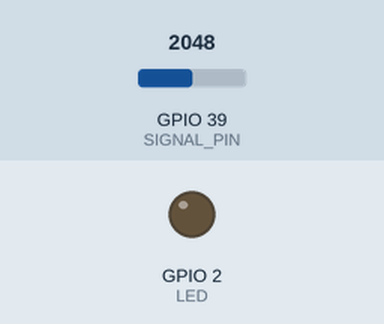
Simulated run of this program. Board: ESP32. Shown: output pins drawn as LEDs (lit = HIGH). The inputs (shaded band) are chosen by the test bench; at power-on: GPIO 39 (SIGNAL_PIN) = 2048. WiFi joins after 1.5 s; servers stay silent unless stated; web services answer with replies made up by the test bench; what the program prints to the serial monitor is not drawn.

Above: at 1.1 s.
At 2.1 s:
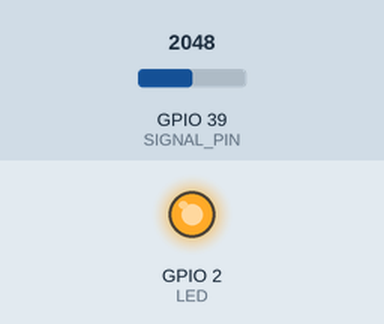
Timing chart, 0 to 3.8 s (numbered marks = the images above):
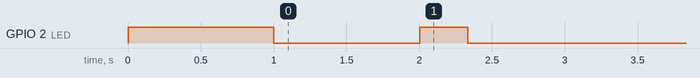

The program:

main.cpp
```cpp
#include <Arduino.h>
#include <WiFi.h>
#include <HTTPClient.h>

using namespace std;

#define SIGNAL_PIN 39
#define LED 2
#define ALERT_THRESHOLD 220
#define ALERT_COOLDOWN 300

const char* ssid = "NETGEAR28";
const char* password =  "rockycartoon433";
// const char* ssid = "TelstraFAC0D6";
// const char* password = "rra46remc2";
// const char* ssid = "Pixel_Nick";
// const char* password = "wasdcat6428";

const char* pem = "-----BEGIN CERTIFICATE-----\n" \
"MIIFWjCCA0KgAwIBAgIQbkepxUtHDA3sM9CJuRz04TANBgkqhkiG9w0BAQwFADBH\n" \
"MQswCQYDVQQGEwJVUzEiMCAGA1UEChMZR29vZ2xlIFRydXN0IFNlcnZpY2VzIExM\n" \
"QzEUMBIGA1UEAxMLR1RTIFJvb3QgUjEwHhcNMTYwNjIyMDAwMDAwWhcNMzYwNjIy\n" \
"MDAwMDAwWjBHMQswCQYDVQQGEwJVUzEiMCAGA1UEChMZR29vZ2xlIFRydXN0IFNl\n" \
"cnZpY2VzIExMQzEUMBIGA1UEAxMLR1RTIFJvb3QgUjEwggIiMA0GCSqGSIb3DQEB\n" \
"AQUAA4ICDwAwggIKAoICAQC2EQKLHuOhd5s73L+UPreVp0A8of2C+X0yBoJx9vaM\n" \
"f/vo27xqLpeXo4xL+Sv2sfnOhB2x+cWX3u+58qPpvBKJXqeqUqv4IyfLpLGcY9vX\n" \
"mX7wCl7raKb0xlpHDU0QM+NOsROjyBhsS+z8CZDfnWQpJSMHobTSPS5g4M/SCYe7\n" \
"zUjwTcLCeoiKu7rPWRnWr4+wB7CeMfGCwcDfLqZtbBkOtdh+JhpFAz2weaSUKK0P\n" \
"fyblqAj+lug8aJRT7oM6iCsVlgmy4HqMLnXWnOunVmSPlk9orj2XwoSPwLxAwAtc\n" \
"vfaHszVsrBhQf4TgTM2S0yDpM7xSma8ytSmzJSq0SPly4cpk9+aCEI3oncKKiPo4\n" \
"Zor8Y/kB+Xj9e1x3+naH+uzfsQ55lVe0vSbv1gHR6xYKu44LtcXFilWr06zqkUsp\n" \
"zBmkMiVOKvFlRNACzqrOSbTqn3yDsEB750Orp2yjj32JgfpMpf/VjsPOS+C12LOO\n" \
"Rc92wO1AK/1TD7Cn1TsNsYqiA94xrcx36m97PtbfkSIS5r762DL8EGMUUXLeXdYW\n" \
"k70paDPvOmbsB4om3xPXV2V4J95eSRQAogB/mqghtqmxlbCluQ0WEdrHbEg8QOB+\n" \
"DVrNVjzRlwW5y0vtOUucxD/SVRNuJLDWcfr0wbrM7Rv1/oFB2ACYPTrIrnqYNxgF\n" \
"lQIDAQABo0IwQDAOBgNVHQ8BAf8EBAMCAQYwDwYDVR0TAQH/BAUwAwEB/zAdBgNV\n" \
"HQ4EFgQU5K8rJnEaK0gnhS9SZizv8IkTcT4wDQYJKoZIhvcNAQEMBQADggIBADiW\n" \
"Cu49tJYeX++dnAsznyvgyv3SjgofQXSlfKqE1OXyHuY3UjKcC9FhHb8owbZEKTV1\n" \
"d5iyfNm9dKyKaOOpMQkpAWBz40d8U6iQSifvS9efk+eCNs6aaAyC58/UEBZvXw6Z\n" \
"XPYfcX3v73svfuo21pdwCxXu11xWajOl40k4DLh9+42FpLFZXvRq4d2h9mREruZR\n" \
"gyFmxhE+885H7pwoHyXa/6xmld01D1zvICxi/ZG6qcz8WpyTgYMpl0p8WnK0OdC3\n" \
"d8t5/Wk6kjftbjhlRn7pYL15iJdfOBL07q9bgsiG1eGZbYwE8na6SfZu6W0eX6Dv\n" \
"J4J2QPim01hcDyxC2kLGe4g0x8HYRZvBPsVhHdljUEn2NIVq4BjFbkerQUIpm/Zg\n" \
"DdIx02OYI5NaAIFItO/Nis3Jz5nu2Z6qNuFoS3FJFDYoOj0dzpqPJeaAcWErtXvM\n" \
"+SUWgeExX6GjfhaknBZqlxi9dnKlC54dNuYvoS++cJEPqOba+MSSQGwlfnuzCdyy\n" \
"F62ARPBopY+Udf90WuioAnwMCeKpSwughQtiue+hMZL77/ZRBIls6Kl0obsXs7X9\n" \
"SQ98POyDGCBDTtWTurQ0sR8WNh8M5mQ5Fkzc4P4dyKliPUDqysU0ArSuiYgzNdws\n" \
"E3PYJ/HQcu51OyLemGhmW/HGY0dVHLqlCFF1pkgl\n" \
"-----END CERTIFICATE-----";


int value = 0; // variable to store the sensor value
bool onCooldown = false;
int unsigned long cooldownExpire = 0;

void sendAlertNotification() {
  if(WiFi.status() != WL_CONNECTED){
    Serial.printf("[%lu] NOT CONNECTED TO WIFI, cannot send notification", millis());
    return;
  }

  Serial.printf("[%lu] Sending push alert\n", millis());

  HTTPClient http;
  http.begin("https://api.pushbullet.com/v2/pushes", pem);
  http.addHeader("Access-Token", "xxx");
  http.addHeader("Content-Type", "application/json");

  String payload = "{\"body\":\"WATER LEAK ALERT: LEVEL " + String(value) + "\",\"title\":\"WATER LEAK ALERT\",\"type\":\"note\"}";

  Serial.println(payload);

  int httpResponseCode = http.POST(payload);

  Serial.print("HTTP Response code: ");
  Serial.println(httpResponseCode);

  http.end();
}

bool ledOn = false;
void toggleLED() {
  if (ledOn) {
    digitalWrite(LED, LOW);
    ledOn = false;
  } else {
    digitalWrite(LED, HIGH);
    ledOn = true;
  }
}

void setup() {
  Serial.begin(9600);
  pinMode(LED, OUTPUT);

  WiFi.begin(ssid, password);
  Serial.print("Connecting to WiFi .");
  while (WiFi.status() != WL_CONNECTED) {
    toggleLED();
    delay(1000);
    Serial.print('.');
  }

  digitalWrite(LED, LOW);
  ledOn = false;

  Serial.printf("Done!\n");
  Serial.println(WiFi.localIP());
}

void loop() {
  digitalWrite(LED,HIGH);
  int unsigned long ms = millis();
  if (onCooldown && ms > cooldownExpire) {
    Serial.printf("[%lu] Alert cooldown has expired\n", ms);

    cooldownExpire = 0;
    onCooldown = false;
  }

  value = analogRead(SIGNAL_PIN);
  if (value > 0) {
    Serial.printf("[%lu] Sensor Value: %d\n", ms, value);
  }

  if (value > ALERT_THRESHOLD && onCooldown == false) {
    Serial.printf("[%lu] ALERT! Threshold exceeded!\n", ms);
    onCooldown = true;
    cooldownExpire = ms + (ALERT_COOLDOWN * 1000);
    sendAlertNotification();
  }

  digitalWrite(LED,LOW);
  delay(1000);
}
```

Measured:
- by itself, GPIO 2 (LED): HIGH → LOW at 1.0 s, → HIGH 1.0 s later, → LOW 0.33 s later
